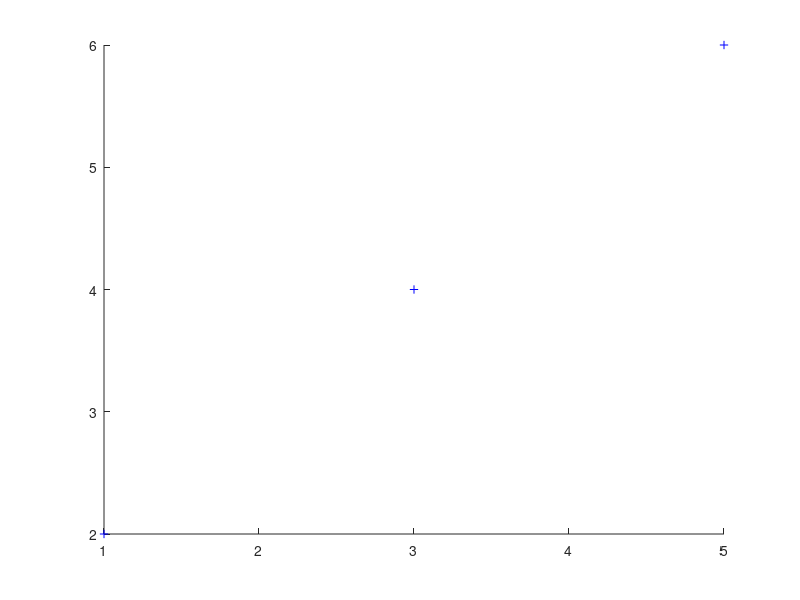

This figure's MATLAB source: (Note: this script raises an error after producing the figure.)
set1 = [1,2; 3,4; 5,6];
set2 = [10,20; 30,40; 50,60];
figure; 
plot(set1(:,1),set1(:,2),'b+',set2(:,1),set2(:,2),'g+','no')
hold on
x = [set1(:,1) set2(:,1)].';
y = [set1(:,2) set2(:,2)].';
plot(x,y,'r')
hold off
drawnow 